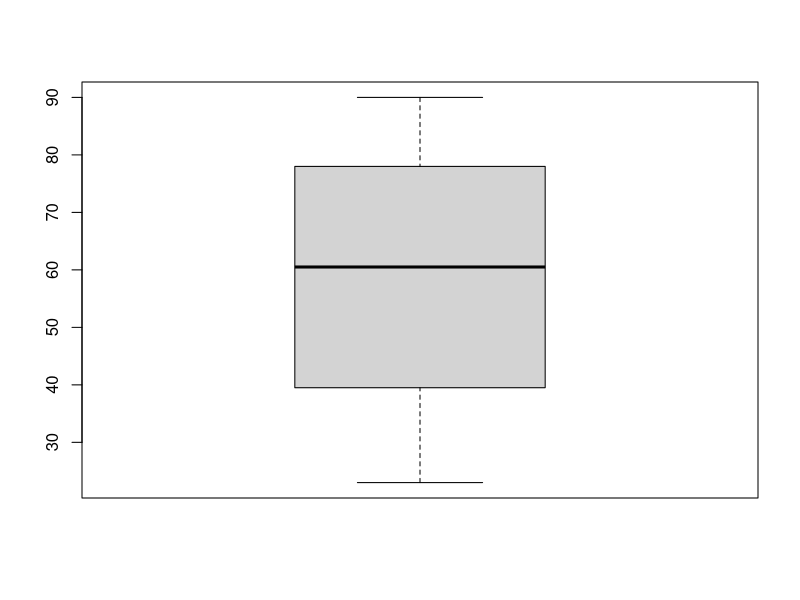
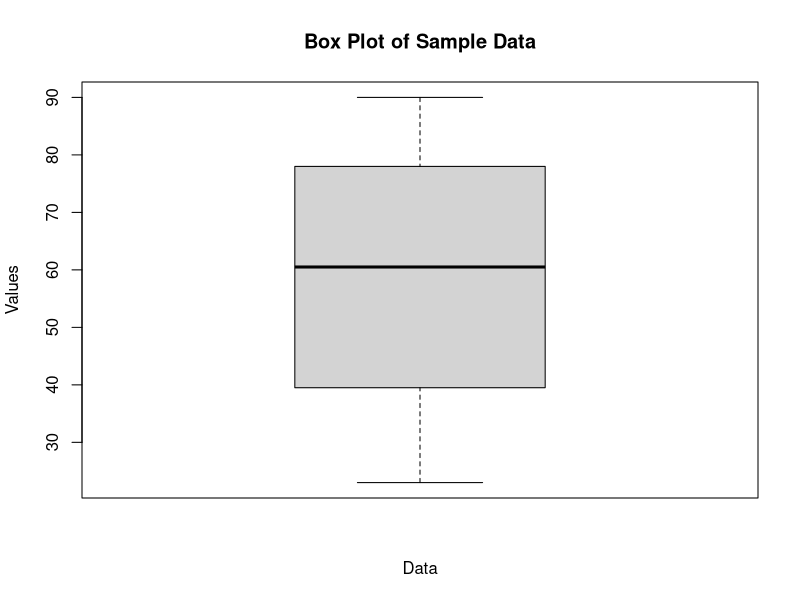
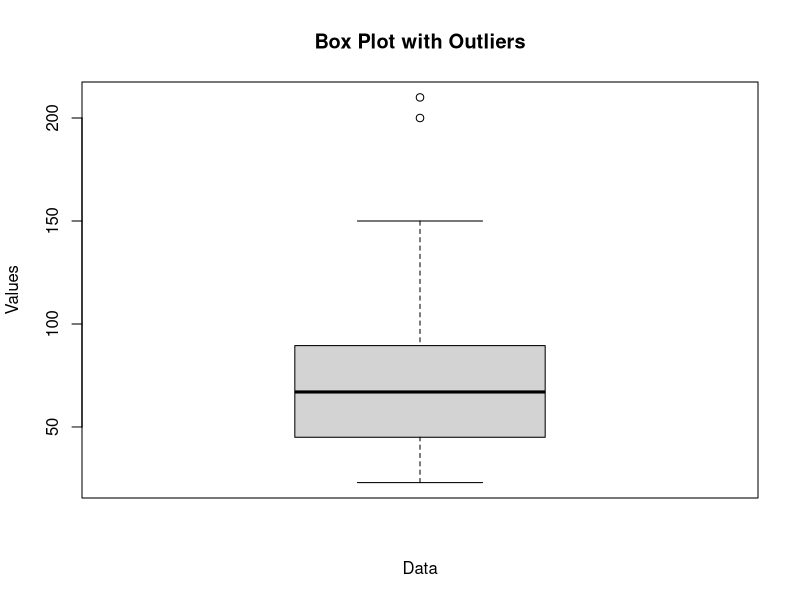
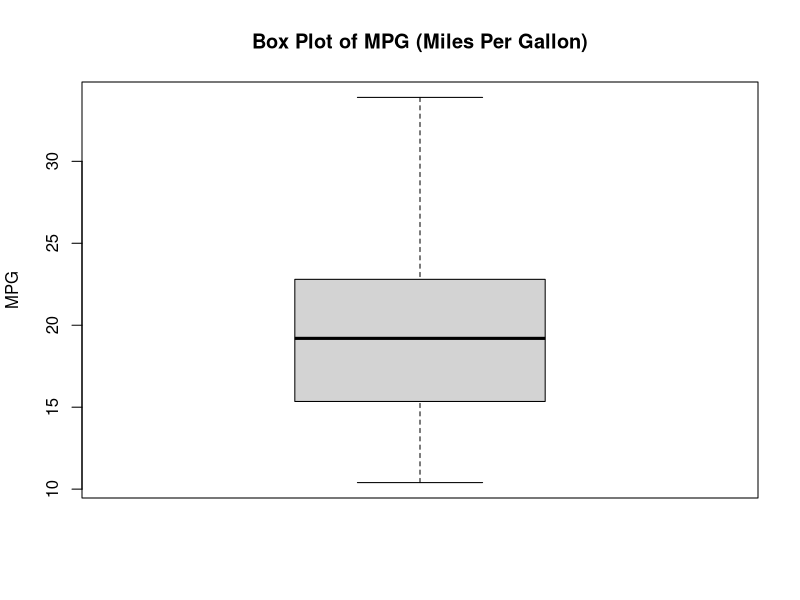
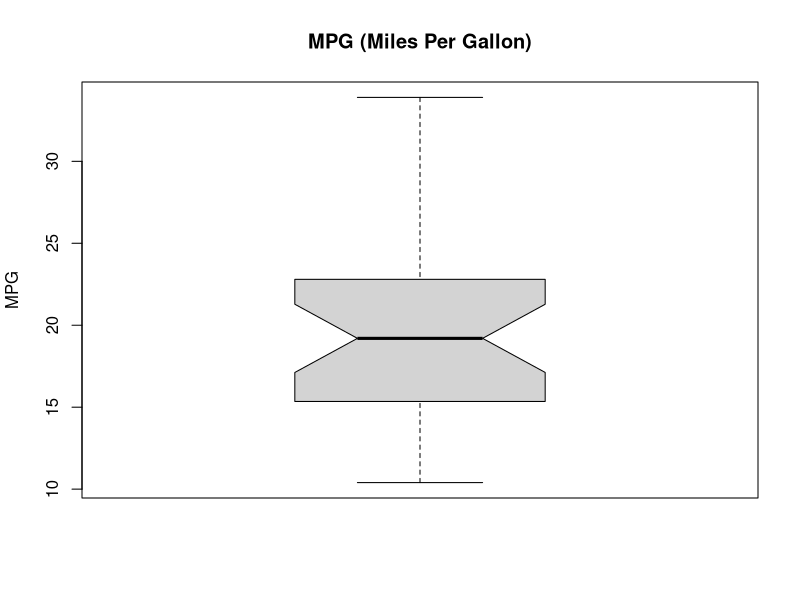
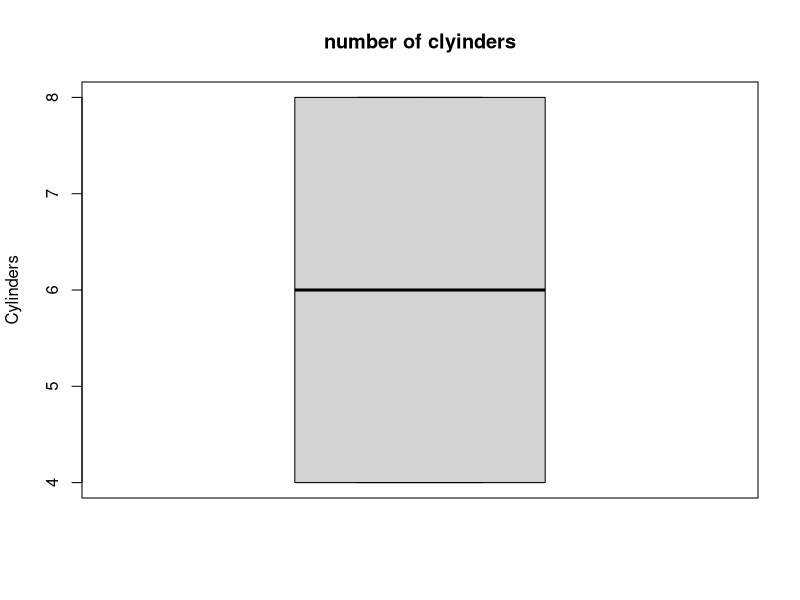
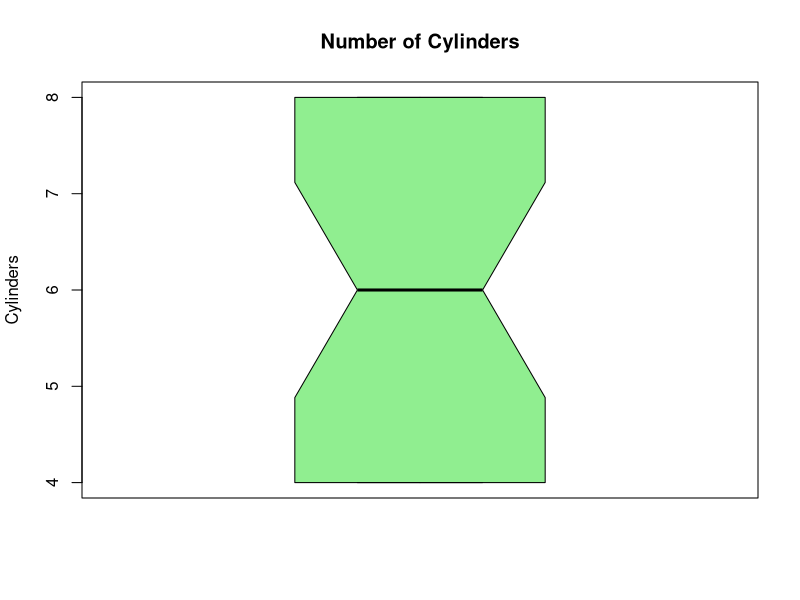
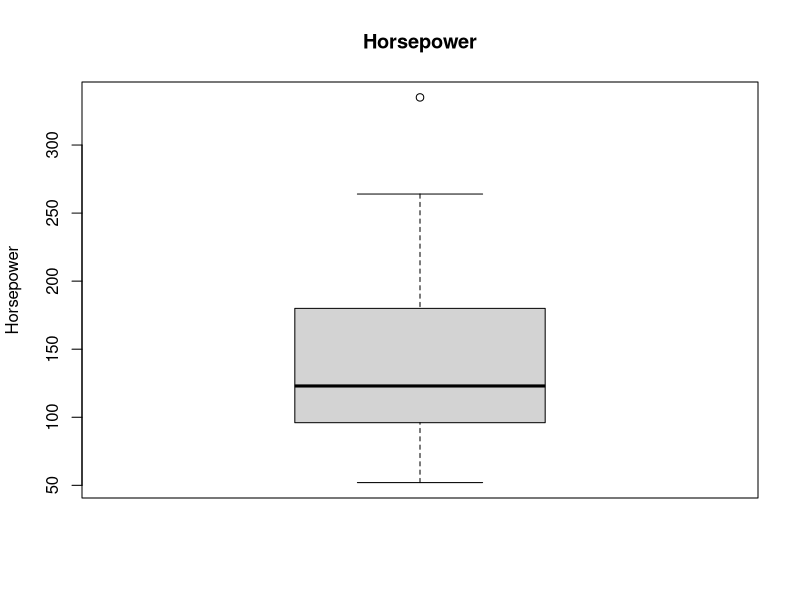

R code for these plots, in order:
#######################################
###   Box Plot
#######################################



  
# In descriptive statistics, a box plot or boxplot
# (also known as a box and whisker plot) is a type
# of chart often used in explanatory data analysis.
# Box plots visually show the distribution of numerical 
# data and skewness by displaying the data quartiles (or percentiles)
# and averages.
# 
# Box plots show the five-number summary of a set of data:
#   including the minimum score, first (lower) quartile,
# median, third (upper) quartile, and maximum score.
#   


# Minimum Score
# The lowest score, excluding outliers .
# 
# Lower Quartile
# Twenty-five percent of scores fall below the lower quartile value 
# 
# Median
# The median marks the mid-point of the data and is shown by the line that divides the box into two parts (sometimes known as the second quartile). Half the scores are greater than or equal to this value, and half are less.

# Upper Quartile
# Seventy-five percent of the scores fall below the upper quartile value (also known as the third quartile). Thus, 25% of data are above this value.
# 
# Maximum Score
# The highest score, excluding outliers (shown at the end of the right whisker).
# 
# Whiskers
# The upper and lower whiskers represent scores outside the middle 50% (i.e., the lower 25% of scores and the upper 25% of scores).
# 
# The Interquartile Range (or IQR)
# The box plot shows the middle 50% of scores (i.e., the range between the 25th and 75th percentile).
# 
# 




#ex simple
data <- c(23, 45, 56, 67, 78, 89, 90, 78, 65, 45, 34, 23)

boxplot(data)


# Create a box plot
boxplot(data, 
        main="Box Plot of Sample Data", 
        xlab="Data", 
        ylab="Values",
        border="black" )


###
#ex2 
data <- c(23, 45, 56, 67, 78, 150, 89, 90, 78, 65, 45, 34, 23, 200, 210)
boxplot(data, 
        main="Box Plot with Outliers", 
        xlab="Data", 
        ylab="Values")




###
#use data mtcars
# Create a box plot for the mpg variable
boxplot(mtcars$mpg, 
        main="Box Plot of MPG (Miles Per Gallon)", 
        ylab="MPG")

# Plot for MPG
boxplot(mtcars$mpg, 
        main="MPG (Miles Per Gallon)", 
        ylab="MPG",
        notch=TRUE)      # Show notches




# Plot for number of cylinders (cyl)
boxplot(mtcars$cyl,
        main="number of clyinders",
        ylab='Cylinders')
#

boxplot(mtcars$cyl, 
        main="Number of Cylinders", 
        ylab="Cylinders",
        col="lightgreen",  # Set color of the boxes
        border="black",    # Set color of the box borders
        notch=TRUE)       # Show notches





# Plot for horsepower (hp)
boxplot(mtcars$hp, 
        main="Horsepower", 
        ylab="Horsepower"
        )      


